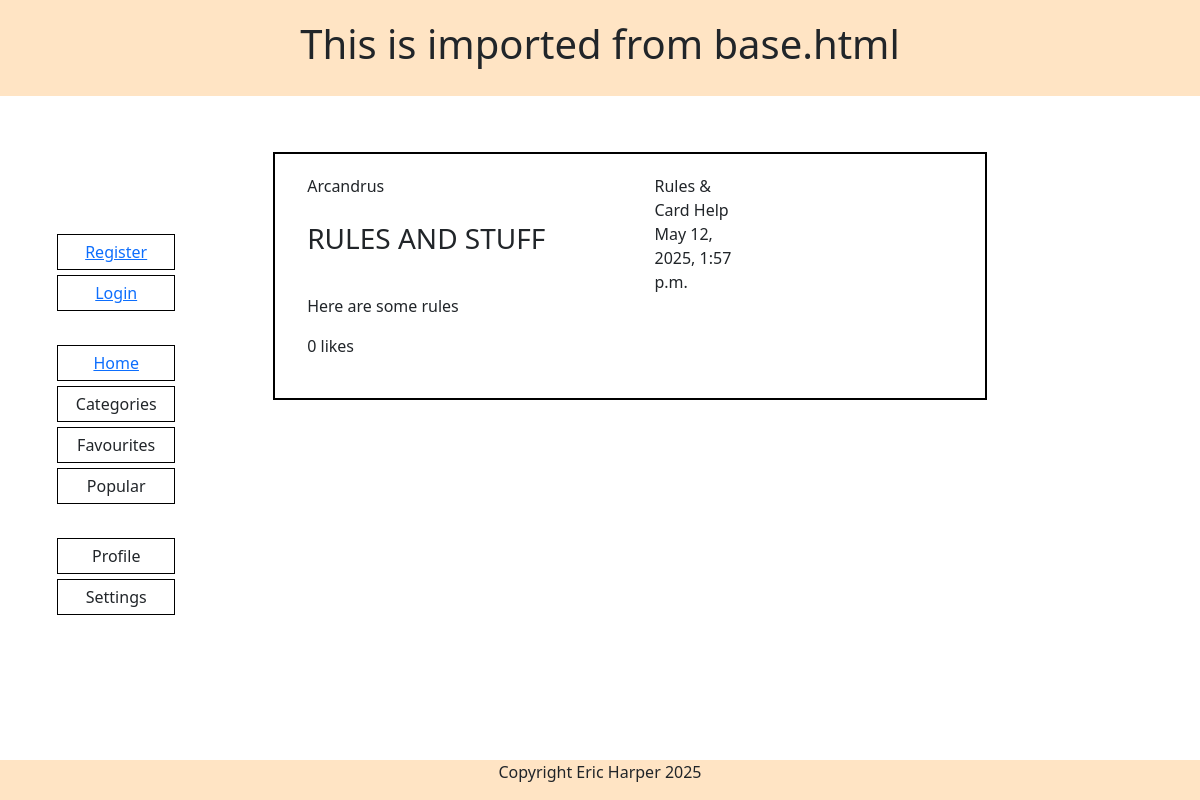
The page /posts/rules-and-stuff/ on the database its author committed.
### posts/models.py (models this page shows, shortened)
class Post(models.Model):
    title = models.CharField(max_length=200, unique=True)
    slug = models.SlugField(max_length=200, unique=True)
    author = models.ForeignKey(CustomUser, on_delete=models.CASCADE, related_name="posts")
    category = models.IntegerField(choices=CATEGORY, default=0)
    content = SummernoteTextField()
    created_on = models.DateTimeField(auto_now_add=True)
    excerpt = models.TextField(blank=True)
    updated_on = models.DateTimeField(auto_now=True)
    likes = models.ManyToManyField(CustomUser, related_name='post_likes')
    is_favourite = models.BooleanField(default=False)
    is_popular = models.BooleanField(default=False)
    class Meta:
        ordering = ["-created_on"]
    @property
    def total_likes(self):
        return self.likes.count()

### users/models.py (models this page shows)
class CustomUser(AbstractUser):
    full_name = models.CharField(max_length=255, blank=True, null=True)
    username = models.CharField(max_length=255, blank=True, null=True, unique=True)
    email = models.EmailField(unique=True)
    def __str__(self):
        return self.username

### posts/views.py (the view)
# urls.py: path('posts/<slug:slug>/', views.post_detail, name='post_detail'),
def post_detail(request, slug):
    post = get_object_or_404(Post, slug=slug)
    return render(request, 'posts/post_detail.html', {'post': post})

### posts/templates/posts/post_detail.html (shortened to what this page needs)
{% extends 'base.html' %}
{% load static %}
{% block content %}
<div class="container-fluid scroll content">
    <div class="row">
        <div class="col-12 mt-3 left">
            <div class="row">
                <div class="card-full">
                    <div class="card-inner">
                        <div class="row">
                            <div class="col-9">{{ post.author }}</div>
                            <div class="col-3">{{ post.get_category_display }}</div>
                        </div>
                        <div class="row">
                            <div class="col-9">
                                <h3>{{ post.title|upper }}</h3>
                            </div>
                            <div class="col-3">{{ post.created_on }}</div>
                        </div>
                        <p>{{ post.content | safe }}</p>
                        <div class="card-footer">
                            {% if user.is_authenticated %}
                            <form class="like-form" data-slug="{{ post.slug }}" method="POST">
                                {% csrf_token %}
                                <button type="submit">
                                    {% if user in post.likes.all %}
                                    Unlike
                                    {% else %}
                                    Like
                                    {% endif %}
                                </button>
                                <span class="like-count">
                                    {{ post.total_likes }} like{{ post.total_likes|pluralize }}
                                </span>
                            {% else %}
                            {{ post.total_likes }} like{{ post.total_likes|pluralize }}
                            {% endif %}
                        </div>
                    </div>
                </div>
            </div>
        </div>
    </div>
</div>
{% endblock content %}

### static/css/style.css (style rules this page uses)
body, html { width: 100%; display: flex; margin: 0; padding: 0; height: 100%; overflow: hidden; }
.scroll { height: 100%; overflow-y: auto; padding: 1rem; box-sizing: border-box; }
.content { margin: 100px 10% 0 15%; max-width: 100%; height: 80%; }
.card-inner { padding: 20px; overflow: hidden; margin-bottom: 20px; }
.card-full { display: flex; border: 2px, black, solid; max-width: 80%; margin: 20px 10%; }

### rows shown on the page
Post: author "Arcandrus", category "Rules & Card Help", title "RULES AND STUFF", created_on "May 12, 2025, 1:57 p.m.", content "Here are some rules", total_likes "0"
